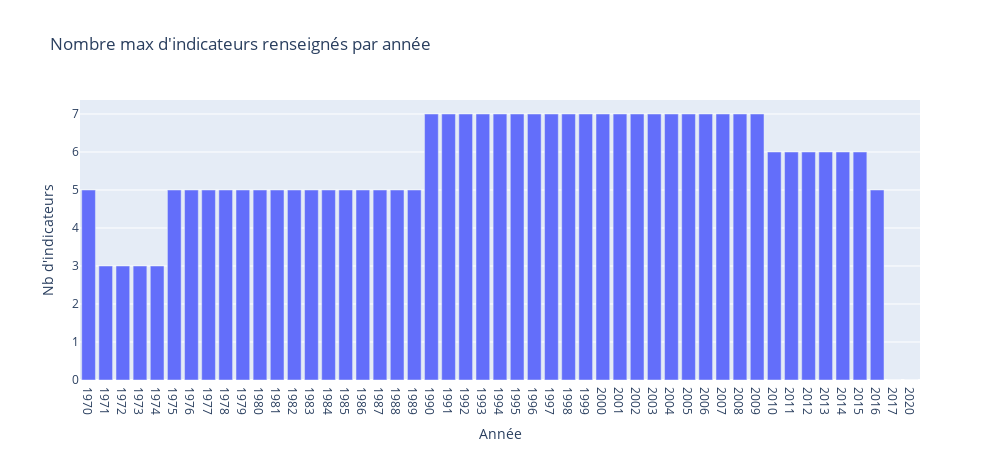

The notebook cell saved with this chart:
### Markdown cell above
Visualisons le nombre d'indicateurs (retenus) fournis par année passée

### Code cell
import datetime

today = datetime.date.today();
this_year = today.year

nb_indicators_years = []
nb_indicators_numbers = []
nb_countries_indicated = []
for year in cols[4:-1]:
    if int(year)>=this_year:
        continue
    nb_indicators_years.append(year)
    nb_indicators_numbers.append(len(data.loc[~data[year].isna(),:]["Indicator Code"].unique()))
df_nb_indicators_per_year = pd.DataFrame({'year': nb_indicators_years, 'count': nb_indicators_numbers})
px.bar(df_nb_indicators_per_year, x='year', y='count', title="Nombre max d'indicateurs renseignés par année", labels={"year":"Année", "count":"Nb d'indicateurs"}, width=1000, height=460).show()

### Figure 1 — Plotly figure (JSON) as saved in the notebook; plotly's stock layout.template omitted (floating-point values rounded to 4 significant figures)
{"data": [{"alignmentgroup": "True", "hovertemplate": "Année=%{x}<br>Nb d'indicateurs=%{y}<extra></extra>", "legendgroup": "", "marker": {"color": "#636efa", "pattern": {"shape": ""}}, "name": "", "offsetgroup": "", "orientation": "v", "showlegend": false, "textposition": "auto", "type": "bar", "x": ["1970", "1971", "1972", "1973", "1974", "1975", "1976", "1977", "1978", "1979", "1980", "1981", "1982", "1983", "1984", "1985", "1986", "1987", "1988", "1989", "1990", "1991", "1992", "1993", "1994", "1995", "1996", "1997", "1998", "1999", "2000", "2001", "2002", "2003", "2004", "2005", "2006", "2007", "2008", "2009", "2010", "2011", "2012", "2013", "2014", "2015", "2016", "2017", "2020"], "xaxis": "x", "y": [5, 3, 3, 3, 3, 5, 5, 5, 5, 5, 5, 5, 5, 5, 5, 5, 5, 5, 5, 5, 7, 7, 7, 7, 7, 7, 7, 7, 7, 7, 7, 7, 7, 7, 7, 7, 7, 7, 7, 7, 6, 6, 6, 6, 6, 6, 5, 0, 0], "yaxis": "y"}], "layout": {"barmode": "relative", "height": 460, "legend": {"tracegroupgap": 0}, "title": {"text": "Nombre max d'indicateurs renseignés par année"}, "width": 1000, "xaxis": {"anchor": "y", "domain": [0, 1], "title": {"text": "Année"}}, "yaxis": {"anchor": "x", "domain": [0, 1], "title": {"text": "Nb d'indicateurs"}}}}
